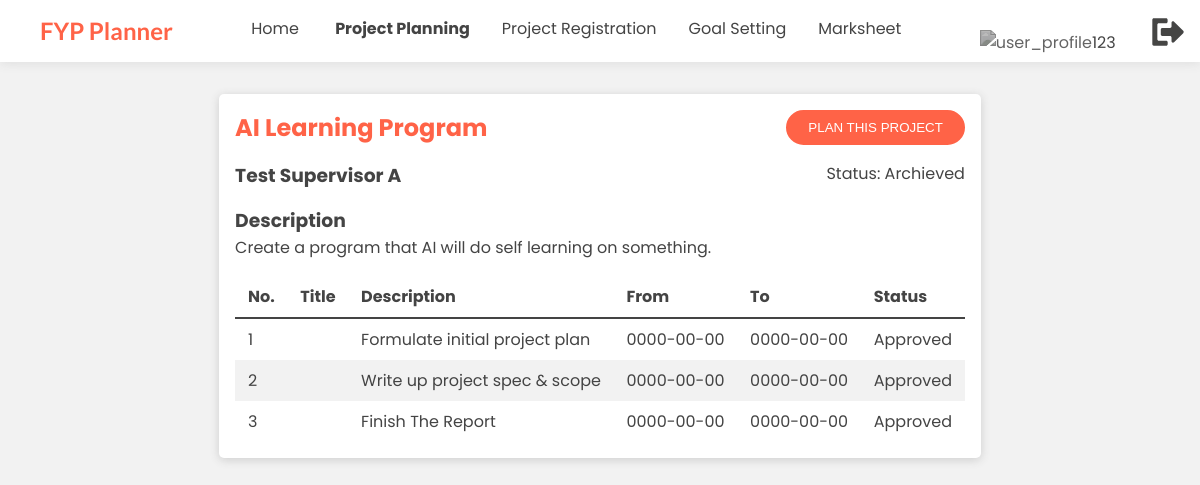
The page /src/student/projectPlanning.php (signed in) on the database as committed earlier.
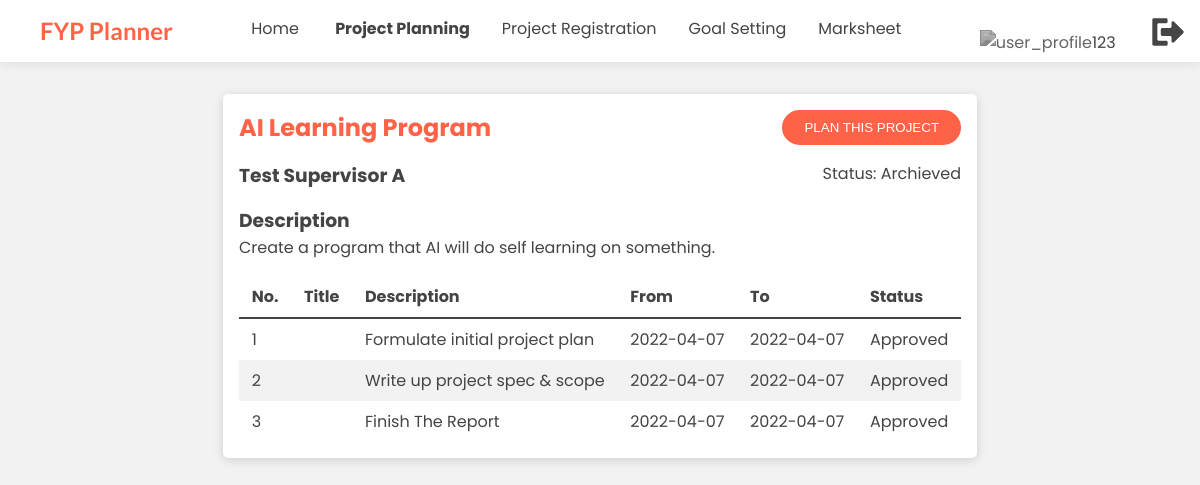
The same page on the database as committed later.
### tables this page shows
CREATE TABLE `project` (
  `id` int(11) NOT NULL,
  `title` varchar(40) NOT NULL,
  `description` varchar(100) NOT NULL,
  `status` varchar(10) NOT NULL COMMENT 'Approved / Pending / Rejected / Achieved',
  `supervisor` int(11) NOT NULL,
  `student` int(11) DEFAULT NULL
);

CREATE TABLE `supervisor` (
  `id` int(11) NOT NULL,
  `username` varchar(30) NOT NULL,
  `password` varchar(72) NOT NULL,
  `name` varchar(50) NOT NULL,
  `dob` date NOT NULL,
  `rating` int(11) NOT NULL,
  `total_rating` int(11) NOT NULL
);

CREATE TABLE `project_planning` (
  `id` int(11) NOT NULL,
  `title` varchar(100) NOT NULL,
  `fromdate` date NOT NULL,
  `todate` date NOT NULL,
  `description` varchar(50) NOT NULL,
  `project` int(11) NOT NULL,
  `status` varchar(10) NOT NULL COMMENT 'Approved, Pending, Rejected'
);

### src/student/projectPlanning.php (the view, shortened to what this page needs)
<?php
    require '../php/connect.php';
?>
<!DOCTYPE html>
<html lang="en">
<head>
    <link rel="stylesheet" href="../css/main.css" />
    <link rel="stylesheet" type="text/css" href="https://cdn.jsdelivr.net/npm/daterangepicker/daterangepicker.css" />
</head>
<body>
    <?php require '../include/user-navbar.inc.php'; ?>
    <?php
        $projectSelected = 0;
        if (!array_key_exists("projectID", $_POST)){
            $projects = $con->query(
                "SELECT project.id AS `ProjectID`, `title` AS 'Title', `description` AS 'Desc', student.name AS 'StudentName', supervisor.name AS 'SupervisorName', `status` AS 'Status' FROM `project`
                INNER JOIN `student` ON student.id = project.student
                INNER JOIN `supervisor` ON supervisor.id = project.supervisor
                WHERE `student` = ".$_SESSION["id"]
            );
            if ($projects->num_rows == 1){
                $project = $projects->fetch_assoc();
                $projectSelected = 1;
            }
            else{
                $projectSelected = 0;
            }
        }
        if ($projectSelected == 1){
            $projectTitle = $project["Title"];
            $projectDesc = $project["Desc"];
            $projectSuper = $project["SupervisorName"];
            $projectStatus = $project["Status"];
        }
        else{
            header("Location: projectPlanningSelect.php");
        }
    ?>
    <div class='detail-container'>
        <div class='table-detail'>
            <div class='header space-bottom'>
                <h2><?php echo $projectTitle; ?></h2>
                <button class='btn-1 space-left' id='form-popup'>Plan This Project</button>
            </div>
            <div class='full space-bottom'>
                <div class='left'><h3><?php echo $projectSuper; ?></h3></div>
                <div class='right'><p>Status: <?php echo $projectStatus; ?></p></div>
            </div>
            <div class='space-bottom'>
                <h3>Description</h3>
                <p><?php echo $projectDesc; ?></p>
            </div>
            <table class="table-1">
                <?php
                    include("projectplanlist.php");
                ?>
            </table>
        </div>
    </div>
</body>
</html>

### src/include/user-navbar.inc.php (shortened to what this page needs)
<?php
    $type = $_SESSION['type'];
    $supervisor_nav = [
        "proposal.php" => "Proposal",
        "project.php" => "Project",
        "meeting.php" => "Meeting",
        "marksheet.php" => "Marksheet",
    ];
    $student_nav = [
        "projectPlanningSelect.php" => "Project Planning",
        "projectRegistration.php" => "Project Registration",
        "goalsetting.php" => "Goal Setting",
        "marksheet.php" => "Marksheet"
    ];
    $moderator_nav = [
    ];
    if ($type == "supervisor"){
        $nav = $supervisor_nav;
    }
    elseif ($type == "student"){
        $nav = $student_nav;
    }
    elseif ($type == "moderator"){
        $nav = $moderator_nav;
    }
?>
<div class="navbar">
        <div class="container">
            <a class="logo" href="index.php">FYP Planner</a>
                <nav class="desktop-nav">
                    <ul>
                        <li><a class="nav-btn" href="index.php">Home</a></li>
                        <?php
                            foreach ($nav as $link => $title){
                                echo("<li><a class='nav-btn' href='".$link."'>".$title."</a></li>");
                            }
                        ?>
                    </ul>
                </nav>
                <div class="right-menu desktop-nav">
                    <nav>
                        <ul>
                            <li><a href="profile.php"><img src="../assets/profile.svg" alt="user_profile"><?php echo($_SESSION['name']); ?></a></li>
                            <li><a href="../php/logout.php"><img src="../assets/logout.svg" alt="user_profile"></a></li>
                        </ul>
                    </nav>
                </div>
        </div>
    </div>

### src/student/projectplanlist.php
<?php
    $projectID = $_SESSION['projectID'];
    $plans = $con->query(
        "SELECT project_planning.title, project_planning.description, project_planning.fromdate, project_planning.todate, project_planning.status
        FROM project_planning
        INNER JOIN project ON project_planning.project = project.id
        WHERE project.id = ".$projectID
    );
    if ($plans->num_rows == 0){
        echo "No Plans Yet";
    }
    else{
        echo
        "
        <thead>
            <tr>
                <th>No.</th>
                <th>Title</th>
                <th>Description</th>
                <th>From</th>
                <th>To</th>
                <th>Status</th>
            </tr>
        </thead>
        <tbody>";
        $i = 1;
        while ($plan = $plans->fetch_assoc()){
            $titlePlan = $plan["title"];
            $descPlan = $plan["description"];
            $fromDatePlan = $plan["fromdate"];
            $toDatePlan = $plan["todate"];
            $statusPlan = $plan["status"];
            echo
            "<tr>
            <td>$i</td>
            <td>$titlePlan</td>
            <td>$descPlan</td>
            <td>$fromDatePlan</td>
            <td>$toDatePlan</td>
            <td>$statusPlan</td>";
            echo "</tr>";
            $i++;
        }
    }
?>

### src/css/main.css (style rules this page uses)
:root { --primary-color: #FF6347; --secondary-color: #444444; }
* { margin: 0; padding: 0; }
body { background-color: #F2F2F2; font-family: 'Poppins', sans-serif; color: var(--secondary-color); }
.navbar { padding: 1em; background: #FFFFFF; box-shadow: 0 2px 10px 0px rgba(65, 65, 65, 0.1); height: 1.85em; }
.navbar .container { display: flex; }
.navbar .logo { font-family: 'Lato'; margin-left: 1em; font-size: 1.5em; font-weight: bold; color: var(--primary-color); }
.navbar a { text-decoration: none; }
.navbar nav { margin: auto; }
.navbar ul li { list-style: none; display: inline-block; margin-left: 2em; }
.navbar ul li a { color: var(--secondary-color); }
.navbar ul li .nav-btn:after { display:block; margin-top: 1.2em; content: ''; border-bottom: solid 3px var(--secondary-color); transform: scaleX(0); transition: transform .25s ease-in-out; }
.navbar .right-menu img { filter: invert(23%) sepia(2%) saturate(10%) hue-rotate(6deg) brightness(100%) contrast(86%); width: 32px; height: 32px; }
.navbar .current { font-weight: bold; }
.btn-1 { text-decoration: none; padding: 8px 20px 8px 20px; color: #ffffff; background: var(--primary-color); border: 2px solid var(--primary-color); border-radius: 25px; transition: .5s; cursor: pointer; }
.space-left { margin-left: 5em; }
.full { width: 100%; overflow: hidden; }
.left { float: left; }
.right { float: right; }
.space-bottom { margin-bottom: 1em; }
.detail-container { position: relative; width: max-content; margin: auto; }
.table-detail { background: white; margin: 2em; box-shadow: 0 2px 10px 0px rgba(65, 65, 65, 0.2); border-radius: 5px; padding: 1em; width:max-content; }
.table-detail h2 { color: var(--primary-color); }
.table-detail .header { display: flex; justify-content: space-between; }
.table-detail button { text-transform: uppercase; }
.table-1 { border-collapse: collapse; width: 100%; }
.table-1 td, .table-1 th { padding: 0.5em 0.8em 0.5em 0.8em; }
.table-1 thead { border-bottom: 2px solid var(--secondary-color); font-weight: bold; }
.table-1 tr:nth-child(even) { background: #f2f2f2; }
.table-1 th { text-align: left; }
.table-1 tr { transition: .25s; }

Rows that differ between the two databases and show on the page:
changed project_planning "Formulate initial project plan": fromdate "0000-00-00" → "2022-04-07"; todate "0000-00-00" → "2022-04-07"
changed project_planning "Write up project spec & scope": fromdate "0000-00-00" → "2022-04-07"; todate "0000-00-00" → "2022-04-07"
changed project_planning "Finish The Report": fromdate "0000-00-00" → "2022-04-07"; todate "0000-00-00" → "2022-04-07"
